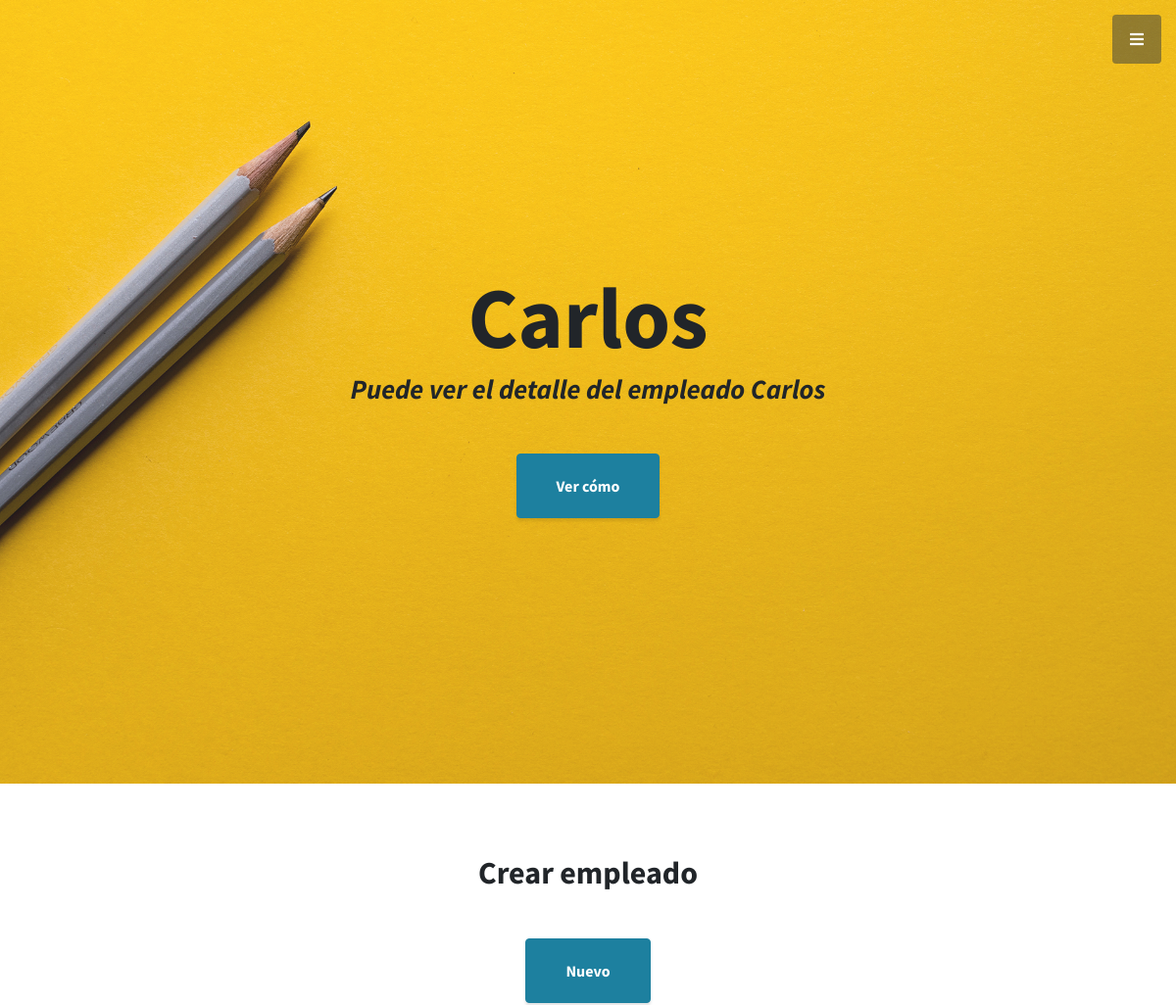
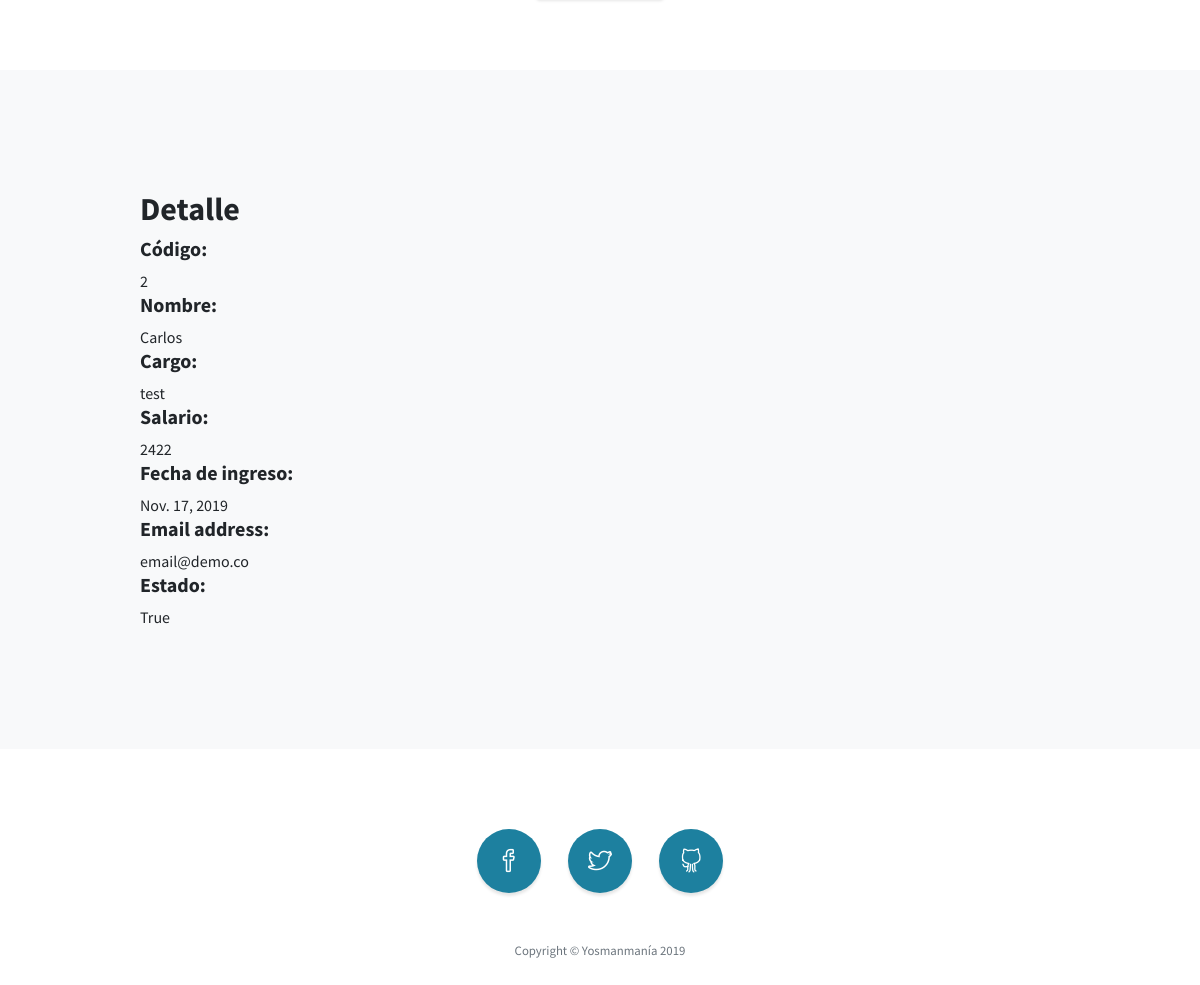
/app/user/2/, run on the app's committed database (2 pictures, top to bottom).
### app/models.py (models this page shows, shortened)
class User(AbstractBaseUser):
    username = models.CharField(
        max_length=200,
        verbose_name='nombre',
        default='name'
    )
    charge = models.CharField(
        max_length=200,
        verbose_name='Cargo',
        default='test'
    )
    salary = models.CharField(
        max_length=200,
        verbose_name='Salario',
    )
    income_date = models.DateField(
        verbose_name='Fecha de ingreso',
        auto_now=False
    )
    email = models.EmailField(
        verbose_name='email address',
        default='email@demo.co'
    )
    is_active = models.BooleanField(
        verbose_name='Estado',
        default=True
    )
    USERNAME_FIELD = 'email'
    REQUIRED_FIELDS = []
    class Meta:
        verbose_name = 'Usuario'
        verbose_name_plural = 'Usuarios'

### app/views.py (the view)
class UserDetailView(DetailView):
    object = models.User
    def get_object(self, queryset=None):
        return get_object_or_404(models.User, id=self.kwargs['pk'])

### app/templates/user_detail.html (shortened to what this page needs)
<!DOCTYPE html>
<html lang="en">
<head>
  <link href="/static/vendor/bootstrap/css/bootstrap.min.css" rel="stylesheet">
  <link href="/static/vendor/fontawesome-free/css/all.min.css" rel="stylesheet" type="text/css">
  <link href="/static/vendor/simple-line-icons/css/simple-line-icons.css" rel="stylesheet">
  <link href="/static/css/stylish-portfolio.min.css" rel="stylesheet">
</head>
{% block foo %}
   {% include "menu.html" %}
{% endblock %}
<body id="page-top">
<header class="masthead d-flex">
    <div class="container text-center my-auto">
      <h1 class="mb-1">{{ object.username }}</h1>
      <h3 class="mb-5">
        <em>Puede ver el detalle del empleado {{ object.username }}</em>
      </h3>
      <a class="btn btn-primary btn-xl js-scroll-trigger" href="#about">Ver cómo</a>
    </div>
</header>
  <section >
    <br>
    <br>
    <br>
    <div class="container text-center">
      <h2 class="mx-auto mb-5">Crear empleado</h2>
      <a class="btn btn-primary btn-xl" href="/app/user_create/">Nuevo</a>
    </div>
    <br>
    <br>
    <br>
  </section>
  <section class="content-section bg-light" id="about">
    <div class="container">
      <div class="row">
        <div class="col-lg-10 mx-auto">
          <h2>Detalle</h2>
            <h5>Código: </h5> {{ object.id }}
            <h5>Nombre: </h5> {{ object.username }}
            <h5>Cargo: </h5> {{ object.charge }}
            <h5>Salario: </h5> {{ object.salary }}
            <h5>Fecha de ingreso: </h5> {{ object.income_date }}
            <h5>Email address: </h5> {{ object.email }}
            <h5>Estado: </h5> {{ object.is_active }}
        </div>
      </div>
    </div>
  </section>
  <footer class="footer text-center">
    <div class="container">
      <ul class="list-inline mb-5">
        <li class="list-inline-item">
          <a class="social-link rounded-circle text-white mr-3" href="#">
            <i class="icon-social-facebook"></i>
          </a>
        </li>
        <li class="list-inline-item">
          <a class="social-link rounded-circle text-white mr-3" href="#">
            <i class="icon-social-twitter"></i>
          </a>
        </li>
        <li class="list-inline-item">
          <a class="social-link rounded-circle text-white" href="#">
            <i class="icon-social-github"></i>
          </a>
        </li>
      </ul>
      <p class="text-muted small mb-0">Copyright &copy; Yosmanmanía 2019</p>
    </div>
  </footer>
</body>
</html>

### data on the page
User: username "Carlos", id "2", charge "test", salary "2422", income_date "Nov. 17, 2019", email "email@demo.co", is_active "True"
